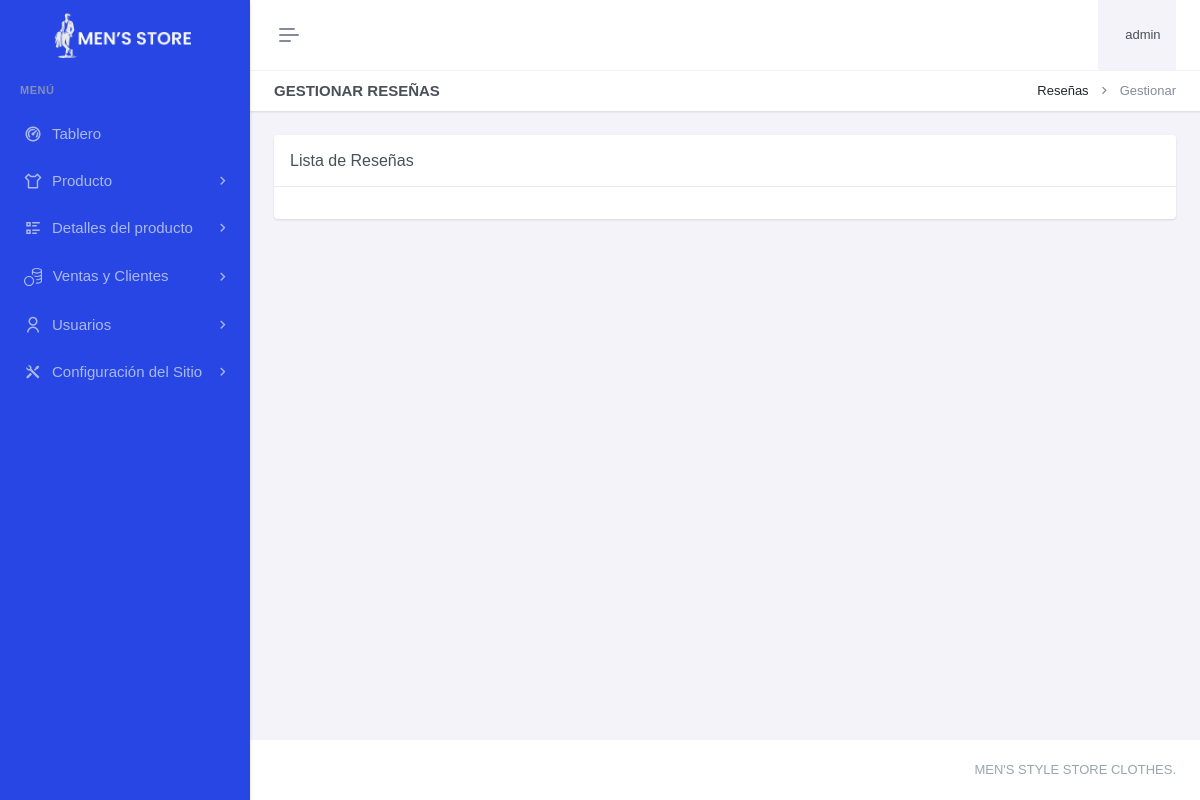
Before: /paneladministrador/ventasclientes/resenhas/gestionar-resenhas.php (signed in) with the older database file.
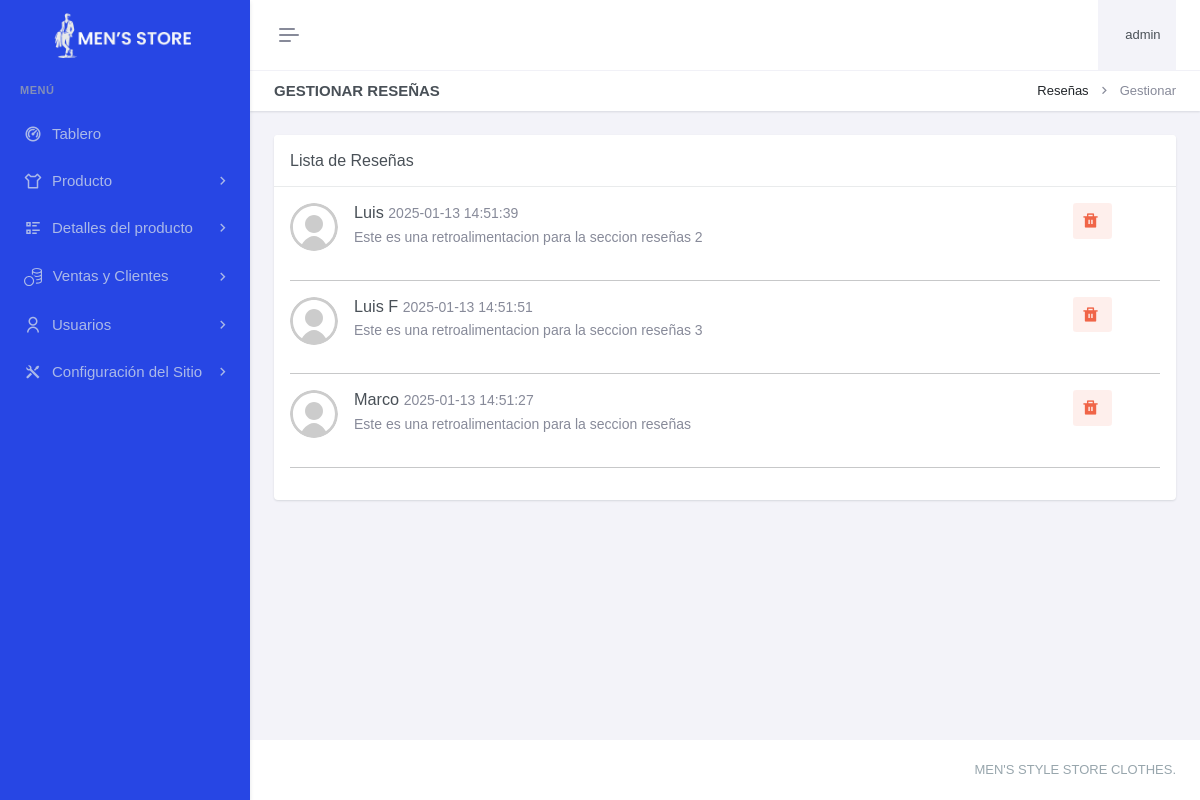
After: the same page with the newer database file.
### tables this page shows
CREATE TABLE `resenhas` (
  `resId` int(11) NOT NULL,
  `venId` int(11) DEFAULT NULL,
  `resMensaje` varchar(255) DEFAULT NULL,
  `resFechaRegis` datetime DEFAULT current_timestamp()
);

CREATE TABLE `cliente` (
  `cliId` int(11) NOT NULL,
  `cliDni` char(8) NOT NULL,
  `cliNombre` varchar(100) DEFAULT NULL,
  `cliApellidoPaterno` varchar(100) DEFAULT NULL,
  `cliApellidoMaterno` varchar(100) DEFAULT NULL,
  `cliCorreo` varchar(150) DEFAULT NULL,
  `cliFechaRegis` datetime DEFAULT current_timestamp() ON UPDATE current_timestamp()
);

### paneladministrador/ventasclientes/resenhas/gestionar-resenhas.php (the view, shortened to what this page needs)
<?php
include "../../header.php";
include "../../sidebar.php";
?>
<div class="main-content">
    <div class="page-content">
        <div class="container-fluid">
            <div class="row">
                <div class="col-12">
                    <div class="page-title-box d-sm-flex align-items-center justify-content-between">
                        <h4 class="mb-sm-0">Gestionar Reseñas</h4>
                        <div class="page-title-right">
                            <ol class="breadcrumb m-0">
                                <li class="breadcrumb-item"><a>Reseñas</a></li>
                                <li class="breadcrumb-item active">Gestionar</li>
                            </ol>
                        </div>
                    </div>
                </div>
            </div>
            <div class="row">
                <div class="col-xxl-9">
                    <div class="card mt-xxl-n5">
                        <div class="card-header">
                            <h5 class="card-title mb-0">Lista de Reseñas</h5>
                        </div>
                        <div class="card-body">
                            <?php
                            $query = "SELECT r.resId, c.cliNombre, r.resMensaje, r.resFechaRegis
                                      FROM resenhas AS r
                                      INNER JOIN ventas AS v ON v.venId = r.venId
                                      INNER JOIN cliente AS c ON c.cliId = v.cliId";
                            $result = mysqli_query($con, $query);
                            while ($row = mysqli_fetch_assoc($result)) {
                                echo "<div class='comment' id='resenha-{$row['resId']}'>
                                        <div class='d-flex'>
                                            <div class='flex-shrink-0 me-3'>
                                                <img class='rounded-circle avatar-sm' src='../../recursos/images/avatar/user.svg' alt=''>
                                            </div>
                                            <div class='flex-grow-1'>
                                                <h5 class='mt-0 mb-1'>{$row['cliNombre']}
                                                    <small class='text-muted'>{$row['resFechaRegis']}</small>
                                               <a href='javascript:void(0);' class='btn btn-soft-danger float-end me-5 btn-sm' onclick='confirmDeleteResenha({$row['resId']})' aria-label='Eliminar' title='Eliminar'><i class='ri-delete-bin-fill align-bottom me-1' style='font-size: 1.5em;'></i></a>
                                                </h5>
                                                <p class='text-muted'>{$row['resMensaje']}</p>
                                            </div>
                                        </div>
                                      </div>
                                      <hr>";
                            }
                            ?>
                        </div>
                    </div>
                </div>
            </div>
        </div>
    </div>
</div>
<?php include "../../footer.php"; ?>

Changed rows visible on the page:
added resenhas: cliente.cliNombre "Luis", resFechaRegis "2025-01-13 14:51:39", resMensaje "Este es una retroalimentacion para la seccion reseñas 2"
added resenhas: cliente.cliNombre "Luis F", resFechaRegis "2025-01-13 14:51:51", resMensaje "Este es una retroalimentacion para la seccion reseñas 3"
added resenhas: cliente.cliNombre "Marco", resFechaRegis "2025-01-13 14:51:27", resMensaje "Este es una retroalimentacion para la seccion reseñas"
